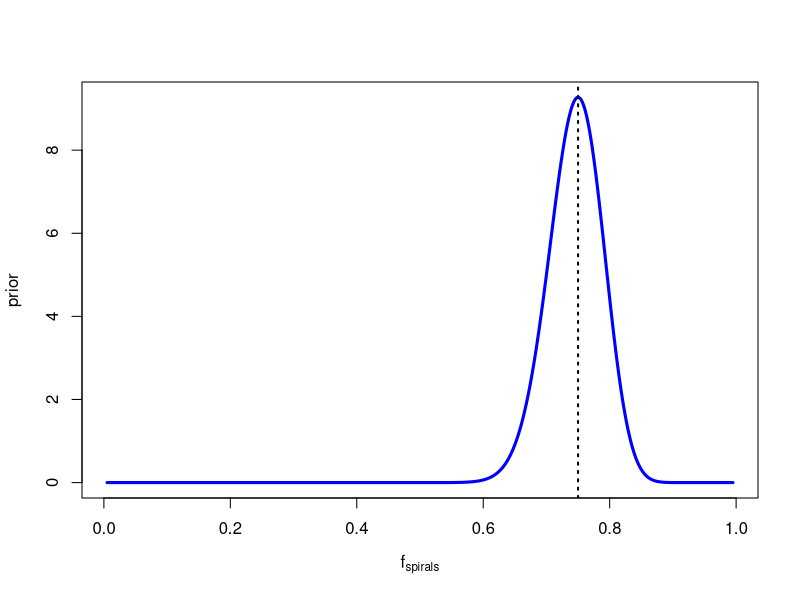
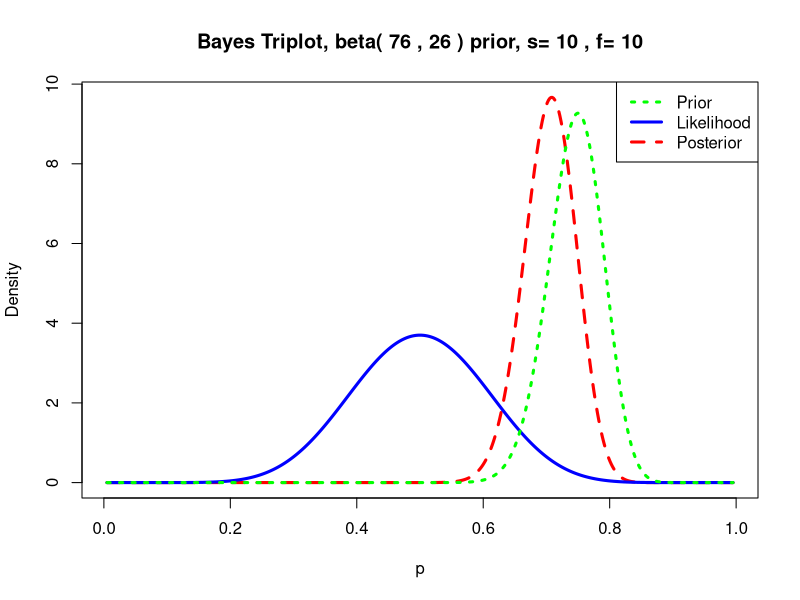
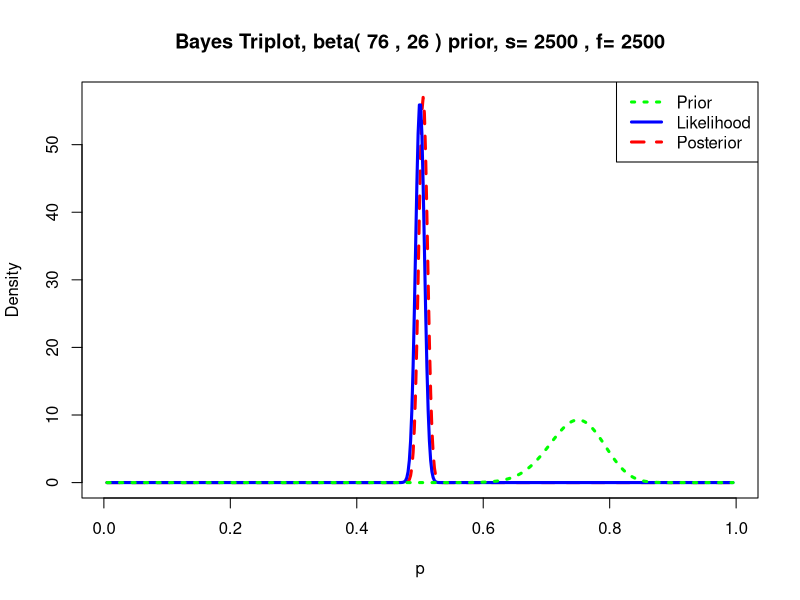

Generate these figures, in order, with R:

require(LearnBayes)
# Previous knowledge

# 70 ~80 %  of galaxies are Spirals 


# Sample size
nobs <- 100

#Prior
alpha <- 76
beta  <- 26

x<-seq(.005, .995, length=500)
y<-dbeta(x, alpha,beta)
plot(x,y, type="l",ylab="prior",xlab=expression(f[spirals]),col="blue",lwd=3)
abline(v=0.75,lty=3,lwd=2)


prior = c(76,26)
# New observation
# 50% are spirals
# spirals  = 10
# others = 10

data <- c(10,10)

triplot(prior,data,where="topright")


# Larger data 5000

data <- c(2500,2500)

triplot(prior,data,where="topright")
